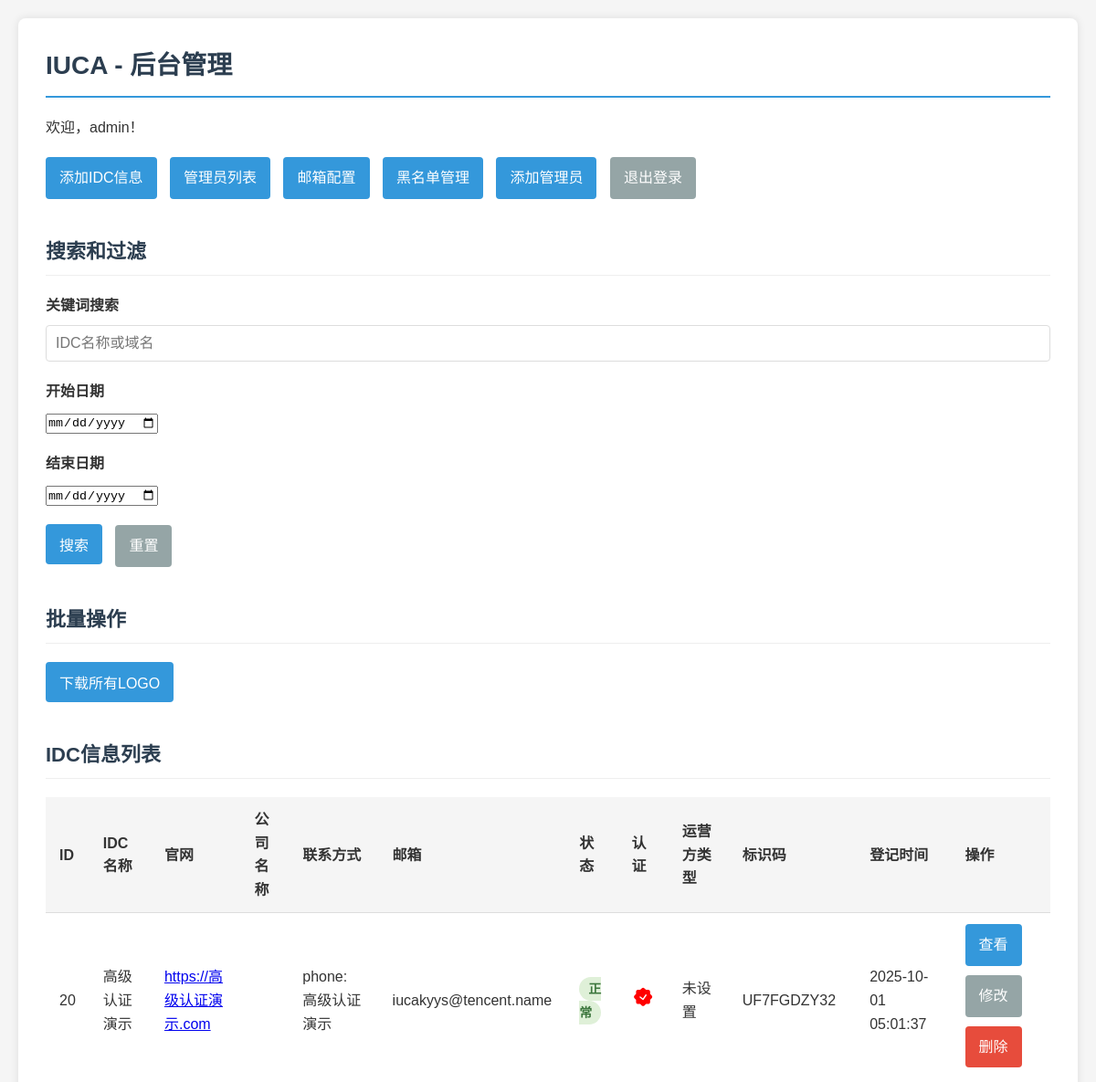
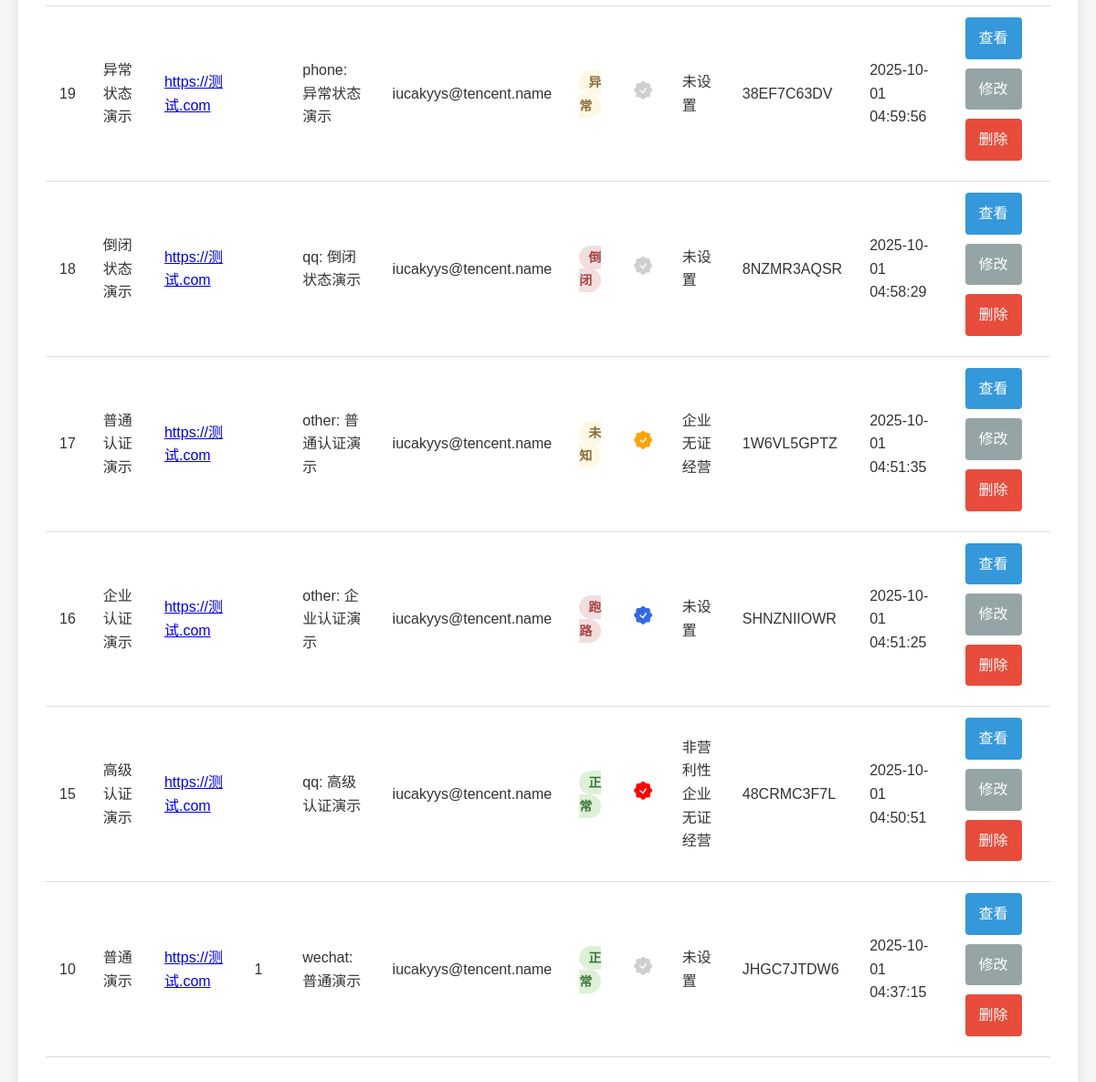
/admin/index.php (signed in), run on the app's committed database (2 pictures, top to bottom).
### tables this page shows
CREATE TABLE `idc_info` (
  `id` int(11) NOT NULL AUTO_INCREMENT,
  `idc_name` varchar(100) NOT NULL,
  `website` varchar(255) NOT NULL,
  `company_name` varchar(100) DEFAULT NULL,
  `contact_type` varchar(50) NOT NULL,
  `contact_info` text NOT NULL,
  `email` varchar(100) NOT NULL,
  `logo_filename` varchar(255) DEFAULT NULL,
  `status` varchar(20) NOT NULL DEFAULT 'normal',
  `authentication` varchar(20) NOT NULL DEFAULT 'unverified',
  `tags` text,
  `remarks` text,
  `created_at` timestamp NULL DEFAULT CURRENT_TIMESTAMP,
  `updated_at` timestamp NULL DEFAULT CURRENT_TIMESTAMP ON UPDATE CURRENT_TIMESTAMP,
  `is_blacklisted` tinyint(4) NOT NULL DEFAULT '0',
  `operator_type_id` int(11) DEFAULT NULL,
  PRIMARY KEY (`id`),
  KEY `operator_type_id` (`operator_type_id`),
  CONSTRAINT `idc_info_ibfk_1` FOREIGN KEY (`operator_type_id`) REFERENCES `operator_types` (`id`)
);

CREATE TABLE `idcbsm` (
  `id` int(11) NOT NULL AUTO_INCREMENT,
  `identifier` varchar(100) NOT NULL,
  `idc_info_id` int(11) NOT NULL,
  `created_at` timestamp NULL DEFAULT CURRENT_TIMESTAMP,
  PRIMARY KEY (`id`),
  UNIQUE KEY `identifier` (`identifier`),
  KEY `idc_info_id` (`idc_info_id`),
  CONSTRAINT `idcbsm_ibfk_1` FOREIGN KEY (`idc_info_id`) REFERENCES `idc_info` (`id`)
);

CREATE TABLE `operator_types` (
  `id` int(11) NOT NULL AUTO_INCREMENT,
  `name` varchar(100) NOT NULL,
  `code` varchar(50) NOT NULL,
  `created_at` timestamp NULL DEFAULT CURRENT_TIMESTAMP,
  PRIMARY KEY (`id`),
  UNIQUE KEY `name` (`name`),
  UNIQUE KEY `code` (`code`)
);

### admin/index.php (the view, shortened to what this page needs)
<!DOCTYPE html>
<html lang="zh-CN">
<head>
    <link rel="stylesheet" href="../css/style.css">
</head>
<body>
    <div class="container">
        <h1>IUCA - 后台管理</h1>
        <?php
        $db = require '../include/db.php';
        $auth_stmt = $db->prepare("SELECT code, icon FROM authentication_types");
        $auth_stmt->execute();
        $auth_icons = [];
        while ($auth_row = $auth_stmt->fetch(PDO::FETCH_ASSOC)) {
            $auth_icons[$auth_row['code']] = $auth_row['icon'];
        }
        $search_keyword = '';
        $where_clause = '';
        $query = "SELECT * FROM idc_info " . $where_clause . " ORDER BY created_at DESC";
        $stmt = $db->prepare($query);
        $stmt->execute();
        $result = $stmt->fetchAll(PDO::FETCH_ASSOC);
        $admin_id = $_SESSION['admin_id'];
        $stmt = $db->prepare("SELECT is_admin FROM users WHERE id = :id");
        $stmt->bindParam(':id', $admin_id, PDO::PARAM_INT);
        $stmt->execute();
        $admin = $stmt->fetch(PDO::FETCH_ASSOC);
        $is_super_admin = ($admin['is_admin'] == 1);
        ?>
        <div class="admin-info">
            <p>欢迎，<?php echo htmlspecialchars($_SESSION['admin_username']); ?>！</p>
            <div class="btn-group">
                <a href="add_idc.php" class="btn btn-primary">添加IDC信息</a>
                <a href="admin_list.php" class="btn btn-primary">管理员列表</a>
                <a href="email_settings.php" class="btn btn-primary" <?php echo !$is_super_admin ? 'disabled' : ''; ?>>邮箱配置</a>
                <a href="blacklist.php" class="btn btn-primary">黑名单管理</a>
                <a href="add_admin.php" class="btn btn-primary" <?php echo !$is_super_admin ? 'disabled' : ''; ?>>添加管理员</a>
                <a href="logout.php" class="btn btn-secondary">退出登录</a>
            </div>
        </div>
        <div class="search-filter">
            <h2>搜索和过滤</h2>
            <form method="get" action="index.php">
                <div class="form-group">
                    <label for="search_keyword">关键词搜索</label>
                    <input type="text" id="search_keyword" name="search_keyword" placeholder="IDC名称或域名" value="<?php echo htmlspecialchars($search_keyword); ?>">
                </div>
                <div class="form-group">
                    <label for="start_date">开始日期</label>
                    <input type="date" id="start_date" name="start_date" value="<?php echo isset($_GET['start_date']) ? htmlspecialchars($_GET['start_date']) : ''; ?>">
                </div>
                <div class="form-group">
                    <label for="end_date">结束日期</label>
                    <input type="date" id="end_date" name="end_date" value="<?php echo isset($_GET['end_date']) ? htmlspecialchars($_GET['end_date']) : ''; ?>">
                </div>
                <button type="submit" class="btn btn-primary">搜索</button>
                <a href="index.php" class="btn btn-secondary">重置</a>
            </form>
        </div>
        <div class="batch-actions">
            <h2>批量操作</h2>
            <form method="post" action="index.php">
                <button type="submit" class="btn btn-primary">下载所有LOGO</button>
            </form>
        </div>
        <div class="idc-list">
            <h2>IDC信息列表</h2>
            <table class="table">
                <thead>
                    <tr>
                        <th>ID</th>
                        <th>IDC名称</th>
                        <th>官网</th>
                        <th>公司名称</th>
                        <th>联系方式</th>
                        <th>邮箱</th>
                        <th>状态</th>
                        <th>认证</th>
                        <th>运营方类型</th>
                        <th>标识码</th>
                        <th>登记时间</th>
                        <th>操作</th>
                    </tr>
                </thead>
                <tbody>
                    <?php
                    $db = require '../include/db.php';
                    $stmt = $db->prepare($query);
                    $stmt->execute();
                    $result = $stmt->fetchAll(PDO::FETCH_ASSOC);
                    foreach ($result as $row) {
                        $status_class = '';
                        switch ($row['status']) {
                            case 'normal':
                                $status_class = 'status-normal';
                                $status_text = '正常';
                                break;
                            case 'closed':
                                $status_class = 'status-danger';
                                $status_text = '倒闭';
                                break;
                            case 'runaway':
                                $status_class = 'status-danger';
                                $status_text = '跑路';
                                break;
                            case 'unknown':
                                $status_class = 'status-warning';
                                $status_text = '未知';
                                break;
                            case 'abnormal':
                                $status_class = 'status-warning';
                                $status_text = '异常';
                                break;
                        }
                        echo '<tr>';
                        echo '<td>' . $row['id'] . '</td>';
                        echo '<td>' . htmlspecialchars($row['idc_name']) . '</td>';
                        echo '<td><a href="' . htmlspecialchars($row['website']) . '" target="_blank">' . htmlspecialchars($row['website']) . '</a></td>';
                        echo '<td>' . htmlspecialchars($row['company_name']) . '</td>';
                        echo '<td>' . htmlspecialchars($row['contact_type']) . ': ' . htmlspecialchars($row['contact_info']) . '</td>';
                        echo '<td>' . htmlspecialchars($row['email']) . '</td>';
                        $auth_code = $row['authentication'] ?? 'unverified';
                        $auth_icon = $auth_icons[$auth_code] ?? 'gray_v.svg';
                        echo '<td><span class="result-status ' . $status_class . '">' . $status_text . '</span></td>';
                        echo '<td><img src="../images/' . htmlspecialchars($auth_icon) . '" alt="认证图标" width="24" height="24"></td>';
                        $stmt_operator = $db->prepare("SELECT name FROM operator_types WHERE id = :id");
                        $stmt_operator->bindValue(':id', $row['operator_type_id'], PDO::PARAM_INT);
                        $operator_result = $stmt_operator->execute();
                        $operator_row = $operator_result ? $stmt_operator->fetch(PDO::FETCH_ASSOC) : false;
                        echo '<td>' . ($operator_row ? htmlspecialchars($operator_row['name']) : '未设置') . '</td>';
                        $stmt_identifier = $db->prepare("SELECT identifier FROM idcbsm WHERE idc_info_id = :idc_info_id");
                        $stmt_identifier->bindValue(':idc_info_id', $row['id'], PDO::PARAM_INT);
                        $identifier_result = $stmt_identifier->execute();
                        $identifier_row = $identifier_result ? $stmt_identifier->fetch(PDO::FETCH_ASSOC) : false;
                        echo '<td>' . ($identifier_row ? htmlspecialchars($identifier_row['identifier']) : '未设置') . '</td>';
                        echo '<td>' . htmlspecialchars($row['created_at']) . '</td>';
                        echo '<td>';
                        echo '<a href="view.php?id=' . $row['id'] . '" class="btn btn-primary">查看</a>';
                        echo '<a href="edit_idc.php?id=' . $row['id'] . '" class="btn btn-secondary">修改</a>';
                        echo '<a href="delete_idc.php?id=' . $row['id'] . '" class="btn btn-danger" onclick="return confirm(\'确定要删除这条IDC信息吗？\')">删除</a>';
                        echo '</td>';
                        echo '</tr>';
                    }
                    ?>
                </tbody>
            </table>
        </div>
    </div>
</body>
</html>

### css/style.css (style rules this page uses)
* { margin: 0; padding: 0; box-sizing: border-box; }
body { font-family: 'PingFang SC', 'Microsoft YaHei', sans-serif; line-height: 1.6; color: #333; background-color: #f5f5f5; padding: 20px; }
.container { max-width: 1200px; margin: 0 auto; background-color: #fff; padding: 30px; border-radius: 8px; box-shadow: 0 0 10px rgba(0, 0, 0, 0.1); }
h1, h2, h3 { color: #2c3e50; margin-bottom: 20px; }
h1 { font-size: 28px; border-bottom: 2px solid #3498db; padding-bottom: 10px; }
h2 { font-size: 22px; margin-top: 30px; padding-bottom: 8px; border-bottom: 1px solid #eee; }
.form-group { margin-bottom: 20px; }
label { display: block; margin-bottom: 8px; font-weight: 600; }
input[type="text"], input[type="password"], input[type="email"], input[type="number"], select, textarea { width: 100%; padding: 10px; border: 1px solid #ddd; border-radius: 4px; font-size: 16px; }
button, .btn { display: inline-block; padding: 10px 15px; background-color: #3498db; color: #fff; border: none; border-radius: 4px; cursor: pointer; font-size: 16px; text-decoration: none; margin-right: 10px; margin-bottom: 10px; }
.btn-secondary { background-color: #95a5a6; }
.btn-danger { background-color: #e74c3c; }
.result-status { padding: 5px 10px; border-radius: 15px; font-size: 14px; font-weight: 600; }
.status-normal { background-color: #dff0d8; color: #3c763d; }
.status-danger { background-color: #f2dede; color: #a94442; }
.status-warning { background-color: #fcf8e3; color: #8a6d3b; }
.table { width: 100%; border-collapse: collapse; margin-bottom: 20px; }
.table th, .table td { padding: 12px 15px; text-align: left; border-bottom: 1px solid #ddd; }
.table th { background-color: #f5f5f5; font-weight: 600; }
.btn-group { margin-top: 20px; }

### data on the page
idc_info: id "20", idc_name "高级认证演示", website "https://高级认证演示.com", contact_type "phone", contact_info "高级认证演示", email "iucakyys@tencent.name", status "正常", shows "未设置", idcbsm.identifier "UF7FGDZY32", created_at "2025-10-01 05:01:37"
idc_info: id "19", idc_name "异常状态演示", website "https://测试.com", contact_type "phone", contact_info "异常状态演示", email "iucakyys@tencent.name", status "异常", shows "未设置", idcbsm.identifier "38EF7C63DV", created_at "2025-10-01 04:59:56"
idc_info: id "18", idc_name "倒闭状态演示", website "https://测试.com", contact_type "qq", contact_info "倒闭状态演示", email "iucakyys@tencent.name", status "倒闭", shows "未设置", idcbsm.identifier "8NZMR3AQSR", created_at "2025-10-01 04:58:29"
idc_info: id "17", idc_name "普通认证演示", website "https://测试.com", contact_type "other", contact_info "普通认证演示", email "iucakyys@tencent.name", status "未知", shows a picture, operator_type.name "企业无证经营", idcbsm.identifier "1W6VL5GPTZ", created_at "2025-10-01 04:51:35"
idc_info: id "16", idc_name "企业认证演示", website "https://测试.com", contact_type "other", contact_info "企业认证演示", email "iucakyys@tencent.name", status "跑路", shows a picture, shows "未设置", idcbsm.identifier "SHNZNIIOWR", created_at "2025-10-01 04:51:25"
idc_info: id "15", idc_name "高级认证演示", website "https://测试.com", contact_type "qq", contact_info "高级认证演示", email "iucakyys@tencent.name", status "正常", operator_type.name "非营利性企业无证经营", idcbsm.identifier "48CRMC3F7L", created_at "2025-10-01 04:50:51"
idc_info: id "10", idc_name "普通演示", website "https://测试.com", company_name "1", contact_type "wechat", contact_info "普通演示", email "iucakyys@tencent.name", status "正常", shows "未设置", idcbsm.identifier "JHGC7JTDW6", created_at "2025-10-01 04:37:15"

### other printed values
$_SESSION['admin_username'] "admin"
